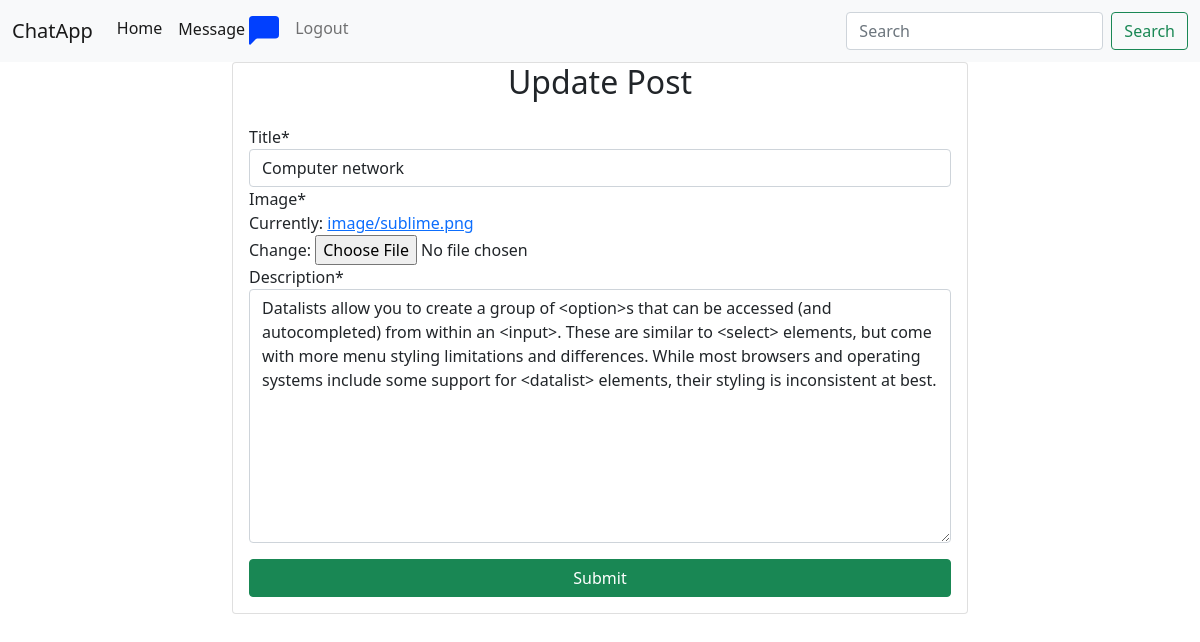
Page /update-post/4 (signed in) on the committed database.
### app/models.py (models this page shows, shortened)
class PostDetails(models.Model):
    title = models.CharField(max_length=200)
    description = models.TextField()
    author = models.ForeignKey(User, on_delete=models.CASCADE)
    image = models.ImageField(upload_to='image/')
    date = models.DateTimeField(auto_now_add=True)

### app/views.py (the view, shortened to what this page needs)
# urls.py: path('update-post/<int:pk>',UpdatePost.as_view(),name='update-post'),
class UpdatePost(LoginRequiredMixin,UpdateView):
    model = PostDetails
    form_class = PostForm
    template_name = 'update-post.html'

### app/forms.py
class PostForm(forms.ModelForm):
    class Meta:
        model = PostDetails
        fields = ('title','image','description')

### templates/update-post.html (shortened to what this page needs)
{% extends 'base.html' %}
{% load crispy_forms_filters %}
{% block home %}
    <div class="container">
              <div class="row">
                  <div class="col-8 mx-auto">
                      <div class="card">
                          <h2 class="card-text text-center">Update Post</h2>
                          <div class="card-body">
                              <form action="" method="post" enctype="multipart/form-data">
                                  {{ form|crispy }}
                                  <div class="d-grid mt-3">
                                      <input type="submit" class="btn btn-success">
                                  </div>
                              </form>
                          </div>
                      </div>
                  </div>
              </div>
          </div>
{% endblock %}

### rows in the picture
PostDetails: title "Computer network", description "Datalists allow you to create a group of <option>s that can be accessed (and autocompleted) from within an <input>. These are similar to <select> elements, but come with more menu styling limitations and differences. While most browsers and operating systems include some support for <datalist> elements, their styling is inconsistent at best."
